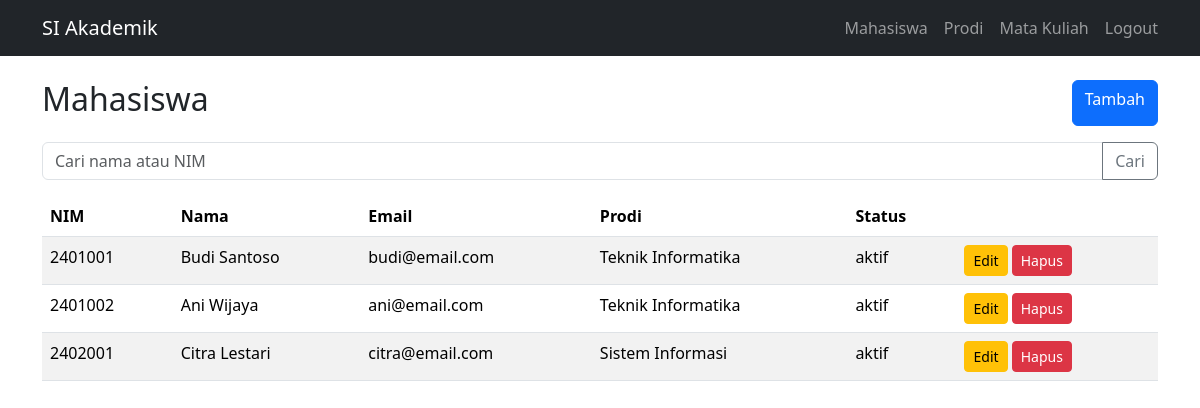
Screenshot of /mahasiswa (signed in) with the database file from the repository.
### tables this page shows
CREATE TABLE IF NOT EXISTS mahasiswa (
    id INT AUTO_INCREMENT PRIMARY KEY,
    nim VARCHAR(20) NOT NULL UNIQUE,
    nama VARCHAR(100) NOT NULL,
    email VARCHAR(100) NOT NULL,
    prodi_id INT NOT NULL,
    angkatan YEAR NOT NULL,
    status ENUM('aktif', 'cuti', 'lulus') DEFAULT 'aktif',
    created_at TIMESTAMP DEFAULT CURRENT_TIMESTAMP,
    updated_at TIMESTAMP DEFAULT CURRENT_TIMESTAMP ON UPDATE CURRENT_TIMESTAMP,
    CONSTRAINT fk_mahasiswa_prodi FOREIGN KEY (prodi_id) REFERENCES prodi(id)
        ON DELETE RESTRICT ON UPDATE CASCADE
);

CREATE TABLE IF NOT EXISTS prodi (
    id INT AUTO_INCREMENT PRIMARY KEY,
    kode VARCHAR(10) NOT NULL UNIQUE,
    nama VARCHAR(100) NOT NULL,
    created_at TIMESTAMP DEFAULT CURRENT_TIMESTAMP,
    updated_at TIMESTAMP DEFAULT CURRENT_TIMESTAMP ON UPDATE CURRENT_TIMESTAMP
);

### app/Core/Controller.php (called while the page is built, shortened)
<?php
class Controller
{
    protected function url(string $path = '/'): string
    {
        $base = str_replace('\\', '/', dirname($_SERVER['SCRIPT_NAME']));
        return rtrim($base, '/') . '/' . ltrim($path, '/');
    }
}

### app/Models/MahasiswaRepository.php (called while the page is built, shortened)
<?php
class MahasiswaRepository
{
    private PDO $pdo;
    public function __construct(Database $database) { $this->pdo = $database->getConnection(); }
    public function all(string $keyword = ''): array {
        $sql = 'SELECT m.*, p.nama AS prodi_nama FROM mahasiswa m JOIN prodi p ON p.id = m.prodi_id';
        $stmt = $this->pdo->prepare($sql . ' ORDER BY m.nim');
        $stmt->execute($keyword === '' ? [] : ['kw_nama' => '%' . $keyword . '%', 'kw_nim' => '%' . $keyword . '%']);
        return $stmt->fetchAll();
    }
}

### app/Core/Database.php (called while the page is built, shortened)
<?php
class Database
{
    private PDO $connection;
    public function __construct()
    {
        $config = require __DIR__ . '/../../config/database.php';
        $dsn = "mysql:host={$config['host']};dbname={$config['dbname']};charset={$config['charset']}";
        $this->connection = new PDO($dsn, $config['username'], $config['password'], [
            PDO::ATTR_ERRMODE => PDO::ERRMODE_EXCEPTION,
            PDO::ATTR_DEFAULT_FETCH_MODE => PDO::FETCH_ASSOC,
            PDO::ATTR_EMULATE_PREPARES => false,
        ]);
    }
    public function getConnection(): PDO { return $this->connection; }
}

### config/database.php (called while the page is built)
<?php
return [
    'host' => 'localhost', 'dbname' => 'si_akademik',
    'username' => 'root', 'password' => '', 'charset' => 'utf8mb4',
];

### app/Models/Mahasiswa.php (called while the page is built, shortened)
<?php
class Mahasiswa
{
    private ?int $id = null;
    private string $nim;
    private string $nama;
    private string $email;
    private string $status;
    public static function fromArray(array $d): self { return new self($d['nim'], $d['nama'], $d['email'], (int)$d['prodi_id'], (int)$d['angkatan'], $d['status'] ?? 'aktif', isset($d['id']) ? (int)$d['id'] : null); }
    public function getId(): ?int { return $this->id; } public function getNim(): string { return $this->nim; }
    public function getNama(): string { return $this->nama; } public function getEmail(): string { return $this->email; }
    public function getStatus(): string { return $this->status; }
    public function setId(?int $id): void { $this->id = $id; }
    public function setNim(string $nim): void { $nim = trim($nim); if ($nim === '' || !ctype_digit($nim)) throw new InvalidArgumentException('NIM harus berupa angka.'); $this->nim = $nim; }
    public function setNama(string $nama): void { $nama = trim($nama); if ($nama === '') throw new InvalidArgumentException('Nama mahasiswa tidak boleh kosong.'); $this->nama = $nama; }
    public function setEmail(string $email): void { $this->email = trim($email); }
    public function setStatus(string $status): void { if (!in_array($status, ['aktif','cuti','lulus'], true)) throw new InvalidArgumentException('Status tidak valid.'); $this->status = $status; }
}

### app/Controllers/MahasiswaController.php (the view, shortened to what this page needs)
<?php
class MahasiswaController extends Controller
{
    public function index(): void { $key=trim($_GET['keyword']??''); echo '<div class="d-flex justify-content-between mb-3"><h2>Mahasiswa</h2><a class="btn btn-primary" href="'.$this->url('/mahasiswa/create').'">Tambah</a></div><form class="input-group mb-3"><input name="keyword" value="'.htmlspecialchars($key).'" class="form-control" placeholder="Cari nama atau NIM"><button class="btn btn-outline-secondary">Cari</button></form><table class="table table-striped"><thead><tr><th>NIM</th><th>Nama</th><th>Email</th><th>Prodi</th><th>Status</th><th></th></tr></thead><tbody>'; foreach($this->repo->all($key) as $d){$m=Mahasiswa::fromArray($d);$id=$m->getId();echo '<tr><td>'.htmlspecialchars($m->getNim()).'</td><td>'.htmlspecialchars($m->getNama()).'</td><td>'.htmlspecialchars($m->getEmail()).'</td><td>'.htmlspecialchars($d['prodi_nama']).'</td><td>'.htmlspecialchars($m->getStatus()).'</td><td><a class="btn btn-sm btn-warning" href="'.$this->url('/mahasiswa/edit?id='.$id).'">Edit</a> <form class="d-inline" method="post" action="'.$this->url('/mahasiswa/delete?id='.$id).'" onsubmit="return confirm(\'Hapus data ini?\')"><button class="btn btn-sm btn-danger">Hapus</button></form></td></tr>'; } echo '</tbody></table>'; }
}

### public/index.php (shortened to what this page needs)
<?php
spl_autoload_register(function (string $class): void {
    $prefix = 'App\\';
    if (str_starts_with($class, $prefix)) {
        $file = __DIR__ . '/../app/' . str_replace('\\', '/', substr($class, strlen($prefix))) . '.php';
    }
});
require __DIR__ . '/../routes/web.php';
$uri = rawurldecode(parse_url($_SERVER['REQUEST_URI'], PHP_URL_PATH));
$base = rtrim(str_replace('\\', '/', dirname($_SERVER['SCRIPT_NAME'])), '/');
$method = $_SERVER['REQUEST_METHOD'];
if (!isset($routes[$method][$uri])) {
    http_response_code(404); echo '<div class="alert alert-warning">404 - Halaman tidak ditemukan.</div>';
} else {
    $route = $routes[$method][$uri];
    [$name, $action] = $route['controller'];
    $controller = match ($name) {
        'MahasiswaController' => (function () use ($class) {
            $database = new Database();
            return new $class(new MahasiswaRepository($database));
        })(),
        'ProdiController' => (function () use ($class) {
            $pdo = (new Database())->getConnection();
            return new $class(new ProdiRepository($pdo));
        })(),
        'MatakuliahController' => (function () use ($class) {
            $pdo = (new Database())->getConnection();
            return new $class(new MatakuliahRepository($pdo), new ProdiRepository($pdo));
        })(),
        default => new $class(),
    };
    $controller->$action();
}
$content = ob_get_clean();
?>
<!doctype html><html lang="id"><head><link href="https://cdn.jsdelivr.net/npm/bootstrap@5.3.3/dist/css/bootstrap.min.css" rel="stylesheet"></head>
<body><nav class="navbar navbar-dark bg-dark mb-4"><div class="container"><a class="navbar-brand" href="<?= htmlspecialchars($base) ?>/dashboard">SI Akademik</a><div class="navbar-nav flex-row gap-3"><a class="nav-link" href="<?= htmlspecialchars($base) ?>/mahasiswa">Mahasiswa</a><a class="nav-link" href="<?= htmlspecialchars($base) ?>/prodi">Prodi</a><a class="nav-link" href="<?= htmlspecialchars($base) ?>/matakuliah">Mata Kuliah</a><a class="nav-link" href="<?= htmlspecialchars($base) ?>/logout">Logout</a></div></div></nav><main class="container"><?= $content ?></main></body></html>

### rows the page displays
mahasiswa: nim "2401001", nama "Budi Santoso", email "budi@email.com", prodi.nama "Teknik Informatika", status "aktif"
mahasiswa: nim "2401002", nama "Ani Wijaya", email "ani@email.com", prodi.nama "Teknik Informatika", status "aktif"
mahasiswa: nim "2402001", nama "Citra Lestari", email "citra@email.com", prodi.nama "Sistem Informasi", status "aktif"
